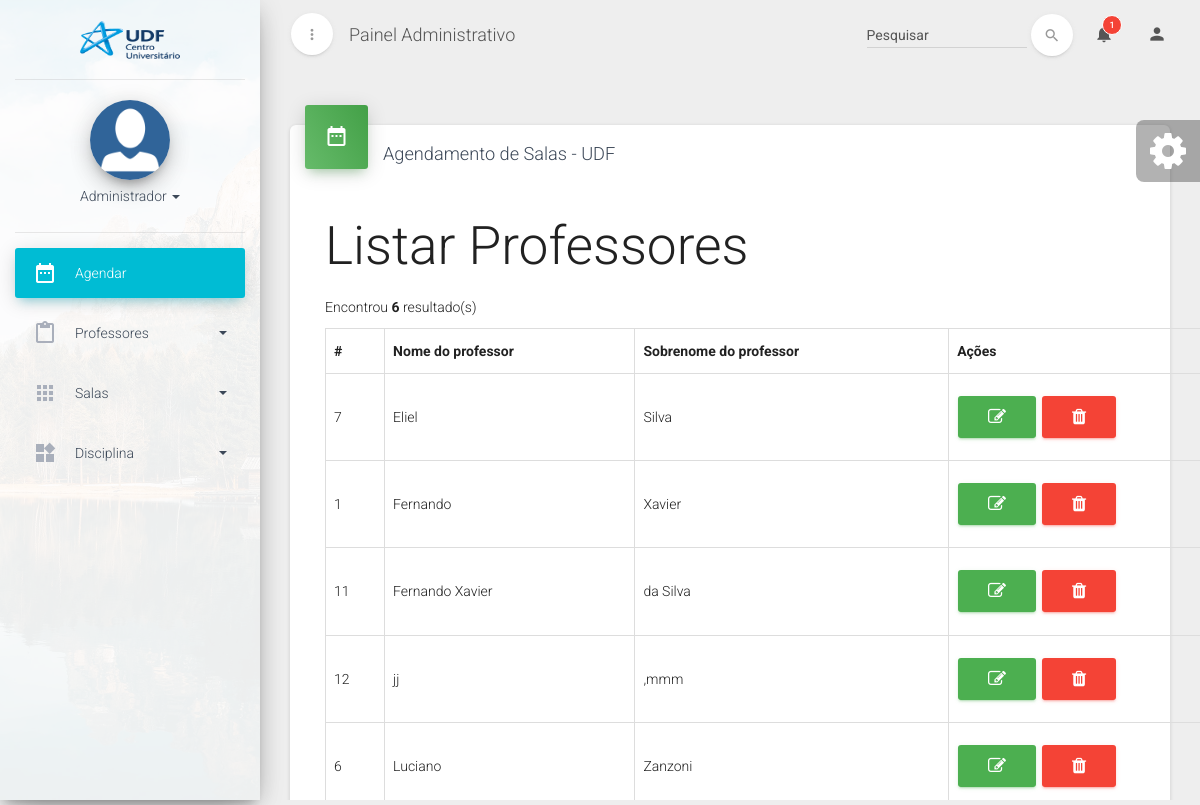
The page /index.php?page=list-professor on the database its author committed.
### tables this page shows
CREATE TABLE `professor` (
  `id_professor` int(10) UNSIGNED NOT NULL,
  `nome_professor` varchar(50) DEFAULT NULL,
  `sobrenome_professor` varchar(50) DEFAULT NULL,
  `status_atual` tinyint(1) DEFAULT '0'
);

### controller/listar-professor.php (the view)
<h1>Listar Professores</h1>
<?php
    $sql = 'SELECT * FROM professor
            ORDER BY nome_professor';
    $result = $conn->query($sql);
    $qtd = $result->num_rows;
    if ($qtd > 0) {
        echo "<p>Encontrou <b>$qtd</b> resultado(s)</p>";
        echo "<table class='table table-bordered table-hover'>";
        echo '<tr>';
        echo '<th>#</th>';
        echo '<th>Nome do professor</th>';
        echo '<th>Sobrenome do professor</th>';
        echo '<th>Ações</th>';
        echo '</tr>';
        while ($row = $result->fetch_assoc()) {
            echo '<tr>';
            echo '<td>'.$row['id_professor'].'</td>';
            echo '<td>'.$row['nome_professor'].'</td>';
            echo '<td>'.$row['sobrenome_professor'].'</td>';
            echo "<td>
					<button class='btn btn-success' onclick=\"location.href='index.php?page=editar-professor&id_professor=".$row['id_professor']."'\"><i class='fa fa-edit'></i></button>
					<button class='btn btn-danger' onclick=\"location.href='index.php?page=salvar-professor&acao=excluir&id_professor=".$row['id_professor']."'\"><i class='fa fa-trash'></i></button>
				   </td>";
            echo '</tr>';
        }
        echo '</table>';
    } else {
        echo 'Não encontrou resultados';
    }
?>

### index.php (shortened to what this page needs)
<!DOCTYPE html>
<html lang="pt-br">
<head>
	<link href="view/css/bootstrap.min.css" rel="stylesheet" />
	<link href="view/css/material-dashboard.css" rel="stylesheet" />
	<link href="view/css/demo.css" rel="stylesheet" />
	<link rel="stylesheet" href="https://use.fontawesome.com/releases/v5.0.13/css/all.css">
	<link href="../../../maxcdn.bootstrapcdn.com/font-awesome/latest/css/font-awesome.min.css" rel="stylesheet">
</head>
<body>
	<div class="wrapper">
	    <div class="sidebar" data-active-color="blue" data-background-color="white" data-image="view/img/sidebar-2.jpg">
		    <div class="logo">
		        <a href="index.php" class="simple-text">
                    <img src="view/img/logo.png" width="130" height="40">
		        </a>
		    </div>
		    <div class="sidebar-wrapper">
		        <div class="user">
		            <div class="photo">
		                <img src="view/img/avatar.jpg" />
		            </div>
		            <div class="info">
		                <a data-toggle="collapse" href="#dados" class="collapsed">
		                    Administrador
		                    <b class="caret"></b>
		                </a>
		            </div>
		        </div>
		        <ul class="nav">
					<li class="active">
		                <a href="evento/index.php" target="_blank">
		                    <i class="material-icons">date_range</i>
		                    <p>Agendar</p>
		                </a>
		            </li>
		            <li>
		                <a data-toggle="collapse" href="#professores">
		                    <i class="material-icons">content_paste</i>
		                    <p>Professores
		                       <b class="caret"></b>
		                    </p>
		                </a>
		            </li>
		            <li>
		                <a data-toggle="collapse" href="#sala">
		                    <i class="material-icons">apps</i>
		                    <p>Salas
		                       <b class="caret"></b>
		                    </p>
		                </a>
		            </li>
                    <li>
                        <a data-toggle="collapse" href="#disciplina">
                            <i class="material-icons">widgets</i>
                            <p>Disciplina
                                <b class="caret"></b>
                            </p>
                        </a>
                    </li>
		        </ul>
		    </div>
		</div>
	    <div class="main-panel">
			<nav class="navbar navbar-transparent navbar-absolute">
			    <div class="container-fluid">
			        <div class="navbar-minimize">
			            <button id="minimizeSidebar" class="btn btn-round btn-white btn-fill btn-just-icon">
			                <i class="material-icons visible-on-sidebar-regular">more_vert</i>
			            </button>
			        </div>
			        <div class="navbar-header">
			            <a class="navbar-brand" href="#"> Painel Administrativo </a>
			        </div>
			        <div class="collapse navbar-collapse">
			            <ul class="nav navbar-nav navbar-right">
			                <li class="dropdown">
			                    <a href="#" class="dropdown-toggle" data-toggle="dropdown">
			                        <i class="material-icons">notifications</i>
			                        <span class="notification">1</span>
			                    </a>
			                </li>
			                <li>
			                    <a href="#pablo" class="dropdown-toggle" data-toggle="dropdown">
			                       <i class="material-icons">person</i>
			                    </a>
			                </li>
			            </ul>
			            <form class="navbar-form navbar-right" role="search">
			                <div class="form-group form-search is-empty">
			                    <input type="text" class="form-control" placeholder="Pesquisar">
			                </div>
			                <button type="submit" class="btn btn-white btn-round btn-just-icon">
			                    <i class="material-icons">search</i><div class="ripple-container"></div>
			                </button>
			            </form>
			        </div>
			    </div>
			</nav>
			<div class="content">
				<div class="container-fluid">
					<div class="row">
						<div class="col-md-12">
							<div class="card">
								<div class="card-header card-header-icon" data-background-color="green">
									<i class="material-icons">date_range</i>
								</div>
								<div class="card-content">
									<h4 class="card-title">Agendamento de Salas - UDF</h4>
                                    <div class="container">
                                        <div class="row">
                                            <div class="col-lg-10">
                                                <?php
                                                include 'controller/include/config.php';
                                                switch (@$_REQUEST['page']) {
                                                    case 'list-professor':
                                                        include 'controller/listar-professor.php';
                                                        break;
                                                }
                                                ?>
                                            </div>
                                        </div>
                                    </div>
								</div>
							</div>
						</div>
					</div>
		</div>
	</div>
	<div class="fixed-plugin">
	    <div class="dropdown show-dropdown">
	        <a href="#" data-toggle="dropdown">
			<i class="fa fa-cog fa-3x fa-fw" aria-hidden="true"></i>
	        </a>
	    </div>
	</div>
</body>
</html>

### view/css/demo.css (style rules this page uses)
.fixed-plugin { position: fixed; top: 180px; right: 0; width: 64px; background: rgba(0,0,0,.3); z-index: 1031; border-radius: 8px 0 0 8px; text-align: center; }
.fixed-plugin .fa-cog { color: #FFFFFF; padding: 10px; border-radius: 0 0 6px 6px; width: auto; }
@media (min-width: 992px) { .fixed-plugin { top: 120px; } }

### rows shown on the page
professor: id_professor "7", nome_professor "Eliel", sobrenome_professor "Silva"
professor: id_professor "1", nome_professor "Fernando", sobrenome_professor "Xavier"
professor: id_professor "11", nome_professor "Fernando Xavier", sobrenome_professor "da Silva"
professor: id_professor "12", nome_professor "jj", sobrenome_professor ",mmm"
professor: id_professor "6", nome_professor "Luciano", sobrenome_professor "Zanzoni"

### other values the page prints
$qtd "6"
